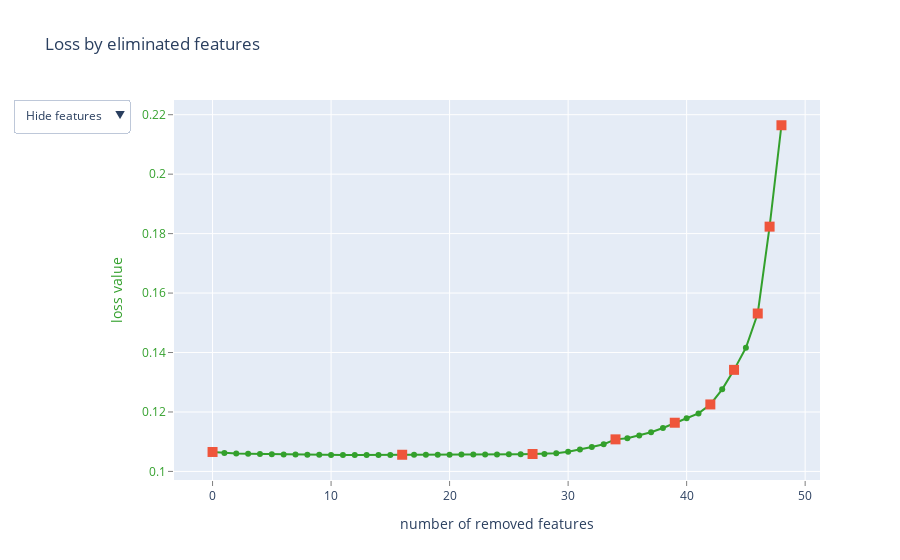

Notebook code for this chart:
### Markdown cell above
# Recursive feature elimination based on SHAP values

Our next step involves the initial feature elimination process based on SHAP values, and we'll use Catboost's `select_features` method to do so. Initially, we began with approximately 50 features. While having a rich set of features can be advantageous, we must also consider the need for model interpretability.

With this step, our goal is to remove features that don't significantly contribute to the final predictive output and retain only the most influential features. This helps streamline our model and enhances its interpretability, making it easier to understand the factors driving its predictions.

### Code cell
regressor = catboost.CatBoostRegressor(
    iterations=1000,
    cat_features=categorical_features,
    random_seed=utils.Configuration.seed,
    loss_function="RMSE",
)

rfe_dict = regressor.select_features(
    algorithm="RecursiveByShapValues",
    shap_calc_type="Exact",
    X=tr_X,
    y=tr_y,
    eval_set=(val_X, val_y),
    features_for_select="0-48",
    num_features_to_select=1,
    steps=10,
    verbose=250,
    train_final_model=False,
    plot=True,
)

### Figure 1 — Plotly figure (JSON) as saved in the notebook; plotly's stock layout.template omitted (floating-point values rounded to 4 significant figures)
{"data": [{"line": {"color": "rgb(51,160,44)"}, "mode": "lines+markers", "name": "", "text": ["", "tv_cable", "office", "gas_water__electricity", "kitchen_surface", "garden_surface", "dining_room", "connection_to_sewer_network", "as_built_plan", "possible_priority_purchase_right", "double_glazing", "planning_permission_obtained", "width_of_the_lot_on_the_street", "proceedings_for_breach_of_planning_regulations", "flood_zone_type", "postal", "furnished", "tenement_building", "basement", "heating_type", "street_frontage_width", "bedroom_1_surface", "bedroom_3_surface", "available_as_of", "latest_land_use_designation", "co2_emission", "subdivision_permit", "bedroom_2_surface", "living_room_surface", "surroundings_type", "outdoor_parking_spaces", "energy_class", "construction_year", "covered_parking_spaces", "bedrooms", "state", "kitchen_type", "number_of_frontages", "toilets", "street", "lng", "primary_energy_consumption", "bathrooms", "yearly_theoretical_total_energy_consumption", "surface_of_the_plot", "building_condition", "city", "lat", "cadastral_income"], "type": "scatter", "x": [0, 1, 2, 3, 4, 5, 6, 7, 8, 9, 10, 11, 12, 13, 14, 15, 16, 17, 18, 19, 20, 21, 22, 23, 24, 25, 26, 27, 28, 29, 30, 31, 32, 33, 34, 35, 36, 37, 38, 39, 40, 41, 42, 43, 44, 45, 46, 47, 48], "y": [0.1065, 0.1062, 0.106, 0.1059, 0.1059, 0.1058, 0.1057, 0.1057, 0.1056, 0.1056, 0.1055, 0.1055, 0.1055, 0.1055, 0.1055, 0.1056, 0.1056, 0.1056, 0.1056, 0.1056, 0.1056, 0.1057, 0.1057, 0.1057, 0.1057, 0.1058, 0.1058, 0.1059, 0.1059, 0.1061, 0.1066, 0.1073, 0.1082, 0.1091, 0.1108, 0.1111, 0.1121, 0.1132, 0.1146, 0.1164, 0.1179, 0.1195, 0.1225, 0.1276, 0.1342, 0.1416, 0.1531, 0.1823, 0.2165]}, {"marker": {"size": 10, "symbol": "square"}, "mode": "markers", "name": "", "text": ["", "furnished", "bedroom_2_surface", "bedrooms", "street", "bathrooms", "surface_of_the_plot", "city", "lat", "cadastral_income"], "type": "scatter", "x": [0, 16, 27, 34, 39, 42, 44, 46, 47, 48], "y": [0.1065, 0.1056, 0.1059, 0.1108, 0.1164, 0.1225, 0.1342, 0.1531, 0.1823, 0.2165]}, {"mode": "text", "name": "", "text": ["", "38", "28", "20", "22", "19", "14", "11", "0", "31", "15", "30", "41", "33", "17", "45", "18", "39", "2", "21", "34", "4", "6", "1", "24", "9", "35", "5", "26", "37", "29", "16", "12", "13", "7", "46", "23", "27", "40", "43", "48", "32", "3", "42", "36", "8", "44", "47", "10"], "textfont": {"color": "rgb(51,160,44)", "family": "sans serif", "size": 18}, "textposition": "bottom center", "type": "scatter", "visible": false, "x": [0, 1, 2, 3, 4, 5, 6, 7, 8, 9, 10, 11, 12, 13, 14, 15, 16, 17, 18, 19, 20, 21, 22, 23, 24, 25, 26, 27, 28, 29, 30, 31, 32, 33, 34, 35, 36, 37, 38, 39, 40, 41, 42, 43, 44, 45, 46, 47, 48], "y": [0.1065, 0.1062, 0.106, 0.1059, 0.1059, 0.1058, 0.1057, 0.1057, 0.1056, 0.1056, 0.1055, 0.1055, 0.1055, 0.1055, 0.1055, 0.1056, 0.1056, 0.1056, 0.1056, 0.1056, 0.1056, 0.1057, 0.1057, 0.1057, 0.1057, 0.1058, 0.1058, 0.1059, 0.1059, 0.1061, 0.1066, 0.1073, 0.1082, 0.1091, 0.1108, 0.1111, 0.1121, 0.1132, 0.1146, 0.1164, 0.1179, 0.1195, 0.1225, 0.1276, 0.1342, 0.1416, 0.1531, 0.1823, 0.2165]}, {"mode": "text", "name": "", "text": ["", "tv_cable", "office", "gas_water__electricity", "kitchen_surface", "garden_surface", "dining_room", "connection_to_sewer_network", "as_built_plan", "possible_priority_purchase_right", "double_glazing", "planning_permission_obtained", "width_of_the_lot_on_the_street", "proceedings_for_breach_of_planning_regulations", "flood_zone_type", "postal", "furnished", "tenement_building", "basement", "heating_type", "street_frontage_width", "bedroom_1_surface", "bedroom_3_surface", "available_as_of", "latest_land_use_designation", "co2_emission", "subdivision_permit", "bedroom_2_surface", "living_room_surface", "surroundings_type", "outdoor_parking_spaces", "energy_class", "construction_year", "covered_parking_spaces", "bedrooms", "state", "kitchen_type", "number_of_frontages", "toilets", "street", "lng", "primary_energy_consumption", "bathrooms", "yearly_theoretical_total_energy_consumption", "surface_of_the_plot", "building_condition", "city", "lat", "cadastral_income"], "textfont": {"color": "rgb(51,160,44)", "family": "sans serif", "size": 18}, "textposition": "bottom center", "type": "scatter", "visible": false, "x": [0, 1, 2, 3, 4, 5, 6, 7, 8, 9, 10, 11, 12, 13, 14, 15, 16, 17, 18, 19, 20, 21, 22, 23, 24, 25, 26, 27, 28, 29, 30, 31, 32, 33, 34, 35, 36, 37, 38, 39, 40, 41, 42, 43, 44, 45, 46, 47, 48], "y": [0.1065, 0.1062, 0.106, 0.1059, 0.1059, 0.1058, 0.1057, 0.1057, 0.1056, 0.1056, 0.1055, 0.1055, 0.1055, 0.1055, 0.1055, 0.1056, 0.1056, 0.1056, 0.1056, 0.1056, 0.1056, 0.1057, 0.1057, 0.1057, 0.1057, 0.1058, 0.1058, 0.1059, 0.1059, 0.1061, 0.1066, 0.1073, 0.1082, 0.1091, 0.1108, 0.1111, 0.1121, 0.1132, 0.1146, 0.1164, 0.1179, 0.1195, 0.1225, 0.1276, 0.1342, 0.1416, 0.1531, 0.1823, 0.2165]}], "layout": {"autosize": true, "showlegend": false, "title": {"text": "Loss by eliminated features"}, "updatemenus": [{"active": 0, "buttons": [{"args": [{"visible": [true, true, false, false]}], "label": "Hide features", "method": "update"}, {"args": [{"visible": [true, true, true, false]}], "label": "Show indices", "method": "update"}, {"args": [{"visible": [true, true, false, true]}], "label": "Show names", "method": "update"}], "pad": {"r": 10, "t": 10}, "showactive": true, "x": -0.25, "xanchor": "left", "y": 1.03, "yanchor": "top"}], "xaxis": {"autorange": true, "gridcolor": "rgb(255,255,255)", "range": [-2.962, 50.96], "showgrid": true, "showline": false, "showticklabels": true, "tickcolor": "rgb(127,127,127)", "ticks": "outside", "title": {"text": "number of removed features"}, "type": "linear", "zeroline": false}, "yaxis": {"autorange": true, "gridcolor": "rgb(255,255,255)", "range": [0.0943, 0.2278], "showgrid": true, "showline": false, "showticklabels": true, "tickcolor": "rgb(127,127,127)", "tickfont": {"color": "rgb(51,160,44)"}, "ticks": "outside", "title": {"font": {"color": "rgb(51,160,44)"}, "text": "loss value"}, "type": "linear", "zeroline": false}}}
